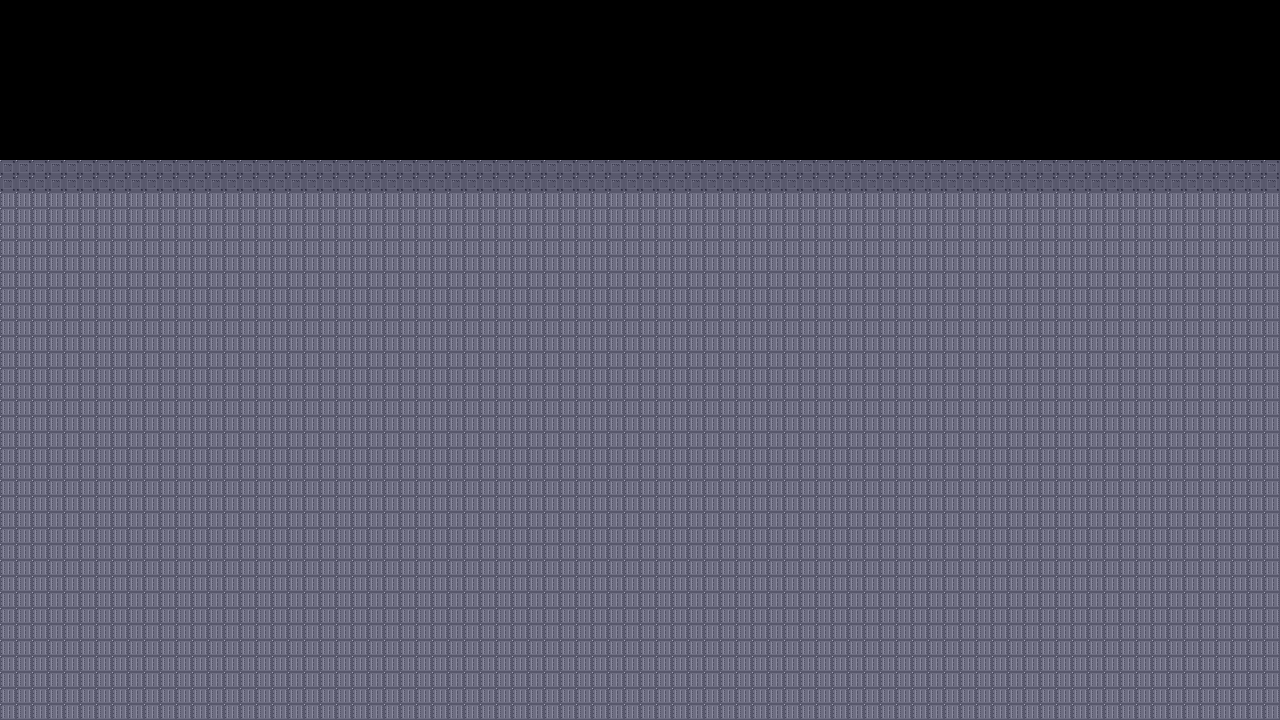

A 2D game scene composited from a Tiled map and its tileset images. What follows is a short description and the map's XML, with each tile layer's data collapsed to a summary:
An orthogonal 80x45 tile map with 16x16 px tiles, 6 tile layers (BG_Far, BG_Mid, BG_Near, Terrain, ...) and 21 objects (8x Waypoint, 3x Solid, 2x Light, PlayerSpawn, MessageTrigger_Once, ...).

<map version="1.10" tiledversion="1.12.2" orientation="orthogonal" renderorder="right-down" width="80" height="45" tilewidth="16" tileheight="16" infinite="0" nextlayerid="9" nextobjectid="47">
 <properties>
  <property name="bgm_track" value="bgm_stage0" />
  <property name="schema_version" value="1" />
  <property name="author" value="Alejandro Luna" />
  <property name="stage_id" value="lobby_datacenter" />
  <property name="stage_name" value="2-3  EL LOBBY" />
  <property name="time_limit" type="int" value="120" />
   <property name="bloom" type="float" value="0.3" />
  <property name="vignette" type="float" value="0.35" />
</properties>
 <tileset firstgid="1" source="../../tilesets/tileset_datacenter.tsx" />
 <layer id="1" name="BG_Far" width="80" height="45">
  <data>[3600 cells, 0 non-empty, 0 distinct tile ids]</data>
 </layer>
 <layer id="2" name="BG_Mid" width="80" height="45">
  <data>[3600 cells, 0 non-empty, 0 distinct tile ids]</data>
 </layer>
 <layer id="3" name="BG_Near" width="80" height="45">
  <data>[3600 cells, 0 non-empty, 0 distinct tile ids]</data>
 </layer>
 <layer id="4" name="Terrain" width="80" height="45">
  <data>[3600 cells, 2800 non-empty, 2 distinct tile ids]</data>
 </layer>
 <layer id="5" name="Terrain_Detail" width="80" height="45">
  <data>[3600 cells, 0 non-empty, 0 distinct tile ids]</data>
 </layer>
 <objectgroup id="6" name="Objects">
  <object id="1" name="PlayerSpawn_01" type="PlayerSpawn" x="48" y="192" />
  <object id="43" name="MessageTrigger_01" type="MessageTrigger_Once" x="96" y="176" width="48" height="48"><properties><property name="text" value="El lobby del datacenter: cuidado con los drones." /></properties></object>
  <object id="44" name="Pickup_moneda_01" type="Pickup" x="480" y="160" width="16" height="16"><properties><property name="item_id" value="moneda" /><property name="automatico" type="bool" value="true" /></properties></object>
  <object id="45" name="Light_entrada" type="Light" x="64" y="96" width="16" height="16"><properties><property name="radius" type="int" value="120" /><property name="color" value="#a8d8ff" /><property name="intensity" type="float" value="0.75" /></properties></object>
  <object id="2" name="Checkpoint_01" type="Checkpoint" x="320" y="160" width="16" height="32">
   <properties>
    <property name="checkpoint_id" type="int" value="0" />
   </properties>
  </object>
  <object id="3" name="NextTrigger_01" type="NextTrigger" x="635" y="160" width="5" height="64" />
  <object id="20" name="Walker_01" type="Walker" x="124" y="183" width="129" height="33">
   <properties>
    <property name="facing" value="left" />
    <property name="patrol_length" type="float" value="96" />
    <property name="zone" type="int" value="2" />
   </properties>
  </object>
  <object id="32" name="Waypoint_01" type="Waypoint" x="483" y="118">
   <properties>
    <property name="owner_id" value="Flying_01" />
    <property name="waypoint_index" type="int" value="0" />
   </properties>
   <point />
  </object>
  <object id="33" name="Waypoint_02" type="Waypoint" x="578" y="117">
   <properties>
    <property name="owner_id" value="Flying_01" />
    <property name="waypoint_index" type="int" value="1" />
   </properties>
   <point />
  </object>
  <object id="34" name="Waypoint_03" type="Waypoint" x="580" y="165">
   <properties>
    <property name="owner_id" value="Flying_01" />
    <property name="waypoint_index" type="int" value="2" />
   </properties>
   <point />
  </object>
  <object id="35" name="Waypoint_04" type="Waypoint" x="483" y="162">
   <properties>
    <property name="owner_id" value="Flying_01" />
    <property name="waypoint_index" type="int" value="3" />
   </properties>
   <point />
  </object>
  <object id="36" name="Flying_01" type="Flying" x="502" y="139" width="82" height="28">
   <properties>
    <property name="flight_mode" value="bezier" />
    <property name="flight_speed" type="float" value="50" />
    <property name="zone" type="int" value="2" />
   </properties>
  </object>
  <object id="37" name="Shooter_01" type="Shooter" x="413.5" y="192.5" width="89" height="31">
   <properties>
    <property name="fire_rate" type="float" value="1.5" />
    <property name="projectile_speed" type="float" value="120" />
    <property name="zone" type="int" value="2" />
   </properties>
  </object>
 <object id="1032" name="Waypoint_01" type="Waypoint" x="1123.0" y="118">
   <properties>
    <property name="owner_id" value="Flying_01" />
    <property name="waypoint_index" type="int" value="0" />
   </properties>
   <point />
  </object>
  <object id="1033" name="Waypoint_02" type="Waypoint" x="1218.0" y="117">
   <properties>
    <property name="owner_id" value="Flying_01" />
    <property name="waypoint_index" type="int" value="1" />
   </properties>
   <point />
  </object>
  <object id="1034" name="Waypoint_03" type="Waypoint" x="1220.0" y="165">
   <properties>
    <property name="owner_id" value="Flying_01" />
    <property name="waypoint_index" type="int" value="2" />
   </properties>
   <point />
  </object>
  <object id="1035" name="Waypoint_04" type="Waypoint" x="1123.0" y="162">
   <properties>
    <property name="owner_id" value="Flying_01" />
    <property name="waypoint_index" type="int" value="3" />
   </properties>
   <point />
  </object>
  </objectgroup>
 <objectgroup id="7" name="Collision">
  <object id="10" name="Solid_Floor" type="Solid" x="0" y="192" width="640" height="32" />
  <object id="39" name="Wall_Left" type="Solid" x="0" y="82" width="4" height="224" />
  <object id="42" name="Wall_Right" type="Solid" x="658.5" y="158.5" width="10" height="65" />
   <object id="1036" name="Light_1036" type="Light" x="320" y="96" width="16" height="16"><properties><property name="radius" type="int" value="140" /><property name="color" value="#a8d8ff" /><property name="intensity" type="float" value="0.8" /></properties></object>
</objectgroup>
 <layer id="8" name="FG_Overlay" width="80" height="45">
  <data>[3600 cells, 0 non-empty, 0 distinct tile ids]</data>
 </layer>
</map>
